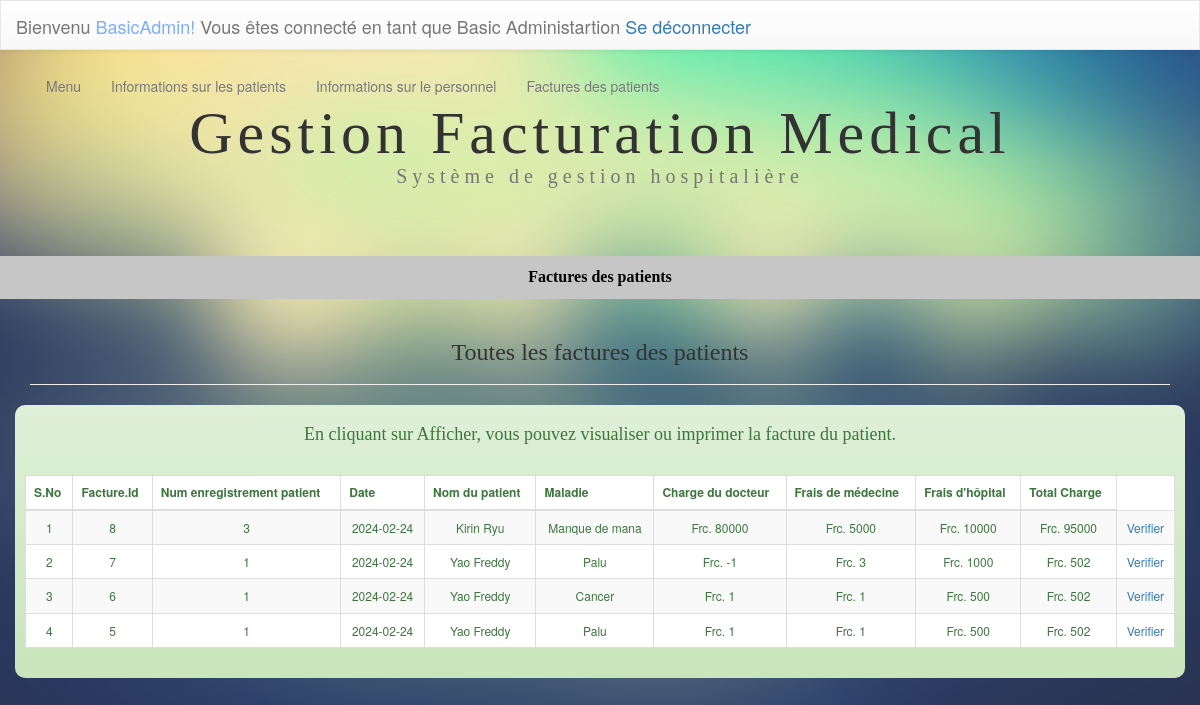
/invoinfo.php (signed in), run on the app's committed database.
### tables this page shows
CREATE TABLE `pet_invo` (
  `invo_id` int(11) NOT NULL,
  `invo_Pet_name` varchar(500) NOT NULL,
  `pet_des` text NOT NULL,
  `invo_pet_id` int(100) NOT NULL DEFAULT 1,
  `invo_pet_age` int(3) NOT NULL,
  `invo_date` date NOT NULL,
  `medi_charge` int(10) NOT NULL,
  `doc_charge` int(10) NOT NULL,
  `hos_charge` int(10) NOT NULL DEFAULT 1500,
  `total_charge` int(10) NOT NULL
);

### invoinfo.php (the view, shortened to what this page needs)
<?php include 'connect.php';?>
<!DOCTYPE html PUBLIC "-//W3C//DTD XHTML 1.0 Transitional//EN" "http://www.w3.org/TR/xhtml1/DTD/xhtml1-transitional.dtd">
<html xmlns="http://www.w3.org/1999/xhtml">
<head>
<link rel="stylesheet" href="css/bootstrap.min.css">
<link rel="stylesheet" href="css/bootstrap-theme.min.css">
<link rel="stylesheet" type="text/css" href="css/staff.css"/>
</head>
<body>
<link rel="stylesheet" href="css/hide.css">
<header class="nav-down ">
<?php include_once('navbar.php');?>
</header><br>
<div class="container">
<div class="row">
<div class="col-md-12 col-xs-12 ">
<h1 class="text-center ">Gestion Facturation Medical<br /><small style="font-size:20px">Système de gestion hospitalière</small></h1></div>
</div>
</div><br><br><br>
<div class="container-fluid">
<div class="row">
<ul class="nav  nav-justified" style="background-color:#FFF;">
  <li class="active" style="font-family:calibri; font-size:16px;"><a style="color:#000" href="invoinfo.php"><strong>Factures des patients</strong></a></li>
</ul>
</div></div>
<div class="container">
<div class="row">
<div class="col-md-12 col-xs-12">
<div class="page-header">
<h3 style="font-family:calibri;" class="text-center">Toutes les factures des patients</h3></div>
</div>
</div>
</div>
<div style="border-radius:10px; padding:10px;" class="container alert-success">
<div class="row">
<div class="col-md-12 ">
<h4 style="font-family:calibri;" class="text-center">En cliquant sur Afficher, vous pouvez visualiser ou imprimer la facture du patient.</h4>
<br />
<table style="background-color:#FFF; font-size:12px; " class="table table-striped table-hover table-bordered">
<thead>
<tr>
<th><strong>S.No</strong></th>
<th><strong>Facture.Id</strong></th>
<th><strong>Num enregistrement patient</strong></th>
<th><strong>Date</strong></th>
<th><strong>Nom du patient</strong></th>
<th><strong>Maladie</strong></th>
<th><strong>Charge du docteur</strong></th>
<th><strong>Frais de médecine</strong></th>
<th><strong>Frais d'hôpital</strong></th>
<th><strong>Total Charge</strong></th>
</tr>
</thead>
<tbody>
<?php
$count=1;
$sel_query="SELECT * FROM `pet_invo` ORDER BY `invo_id` DESC ";
$result = mysqli_query($con,$sel_query);
while($row = mysqli_fetch_assoc($result)) { ?>
<tr>
    <td align="center"><?php echo $count; ?></td>
    <td align="center"><?php echo $row["invo_id"]; ?></td>
    <td align="center"><?php echo $row["invo_pet_id"]; ?> </td>
    <td align="center"><?php echo $row["invo_date"]; ?> </td>
    <td align="center"><?php echo $row["invo_Pet_name"]; ?></td>
    <td align="center"><?php echo $row["pet_des"];?></td>
    <td align="center">Frc. <?php echo $row["doc_charge"]; ?> </td>
    <td align="center">Frc. <?php echo $row["medi_charge"]; ?> </td>
    <td align="center">Frc. <?php echo $row["hos_charge"]; ?> </td>
    <td align="center">Frc. <?php echo $row["total_charge"]; ?></td>
    <td align="center"><a target="_blank" href="printopd.php?id=<?php echo $row["invo_id"]; ?> & ide=<?php echo $row["invo_pet_id"]; ?>" name="ad">Verifier</a></td>
</tr>
<?php $count++; } ?>
</tbody>
</table>
</div>
</div></div>
</body>
</html>

### navbar.php (shortened to what this page needs)
<nav style=" border-radius: 0px; height:20px;background-color:#FFF" class="navbar navbar-default">
  <div class="container-fluid">
    <div class="navbar-header">
      <p class="navbar-brand">Bienvenu <font color="#7eaefc"><?php echo $_SESSION['sadmun']; ?>!</font> Vous êtes connecté en tant que <?php echo $_SESSION['admty']; ?> <a href="dminlogout.php">Se déconnecter</a>
    </div>
    <div class="collapse navbar-collapse" id="bs-example-navbar-collapse-1">
      <ul class="nav navbar-nav">
        <li><a  href="menu.php">Menu</a></li>
        <li><a  href="patin.php">Informations sur les patients</a></li>
        <li><a  href="staff.php">Informations sur le personnel</a></li>
        <li><a  href="invoinfo.php">Factures des patients</a></li>
      </ul>
    </div>
  </div>
</nav>

### css/staff.css (style rules this page uses)
body { background:url(../images/background.jpg) no-repeat center center fixed ; -webkit-background-size:cover; -moz-background-size:cover; -o-background-size:cover; background-size:cover; }
h1 { text-align:center; font-family:"calibri"; font-size:60px; padding-top:10px; letter-spacing:5px; }

### css/hide.css (style rules this page uses)
body { padding-top: 50px; }
header { height: 40px; z-index: 1; position:fixed; top: 0; transition: top 0.2s ease-in-out; width: 100%; }

### invoinfo.php (style rules this page uses)
.active a { background-color: #c6c6c6; }

### data on the page
pet_invo: invo_id "8", invo_pet "3", invo_date "2024-02-24", invo_Pet_name "Kirin Ryu", pet_des "Manque de mana", doc_charge "80000", medi_charge "5000", hos_charge "10000", total_charge "95000"
pet_invo: invo_id "7", invo_pet "1", invo_date "2024-02-24", invo_Pet_name "Yao Freddy", pet_des "Palu", doc_charge "-1", medi_charge "3", hos_charge "1000", total_charge "502"
pet_invo: invo_id "6", invo_pet "1", invo_date "2024-02-24", invo_Pet_name "Yao Freddy", pet_des "Cancer", doc_charge "1", medi_charge "1", hos_charge "500", total_charge "502"
pet_invo: invo_id "5", invo_pet "1", invo_date "2024-02-24", invo_Pet_name "Yao Freddy", pet_des "Palu", doc_charge "1", medi_charge "1", hos_charge "500", total_charge "502"

### other printed values
$_SESSION['sadmun'] "BasicAdmin"
$_SESSION['admty'] "Basic Administartion"
